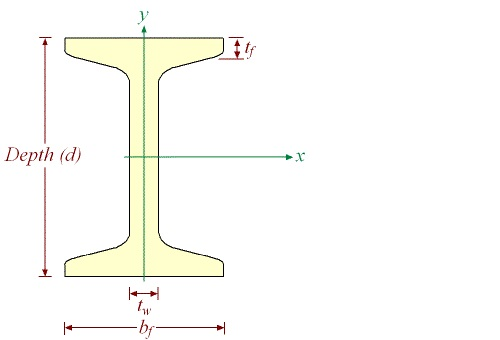
#> input picture registration/IbeamStype.jpg, 500 x 340 px
$ python estimate_transform.py
#> lines starting #> are read from the running program, lines starting #| are printed output that depends on the picture
# https://github.com/scikit-image/skimage-demos/blob/master/register.py
from skimage import io, transform

import numpy as np
import matplotlib.pyplot as plt
import os


# Load the two landscape photos
img0 = io.imread('IbeamStype.jpg')
#> img0 is the input picture: shape (340, 500, 3); mean R, G, B 251.7, 251.5, 247.7
img1 = io.imread('steel-beam.jpg')
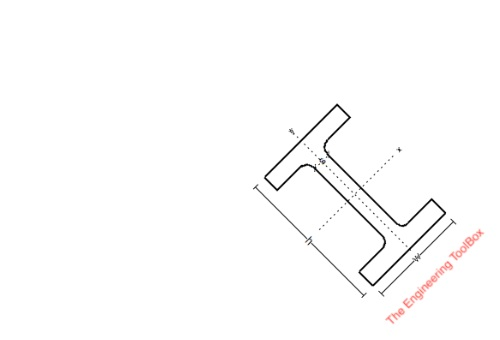
#> input picture registration/steel-beam.jpg, 500 x 340 px
#> img1 is the input picture: shape (340, 500, 3); mean R, G, B 252.6, 252.3, 252.3


def choose_corresponding_points():
    """Utility function for finding corresponding features in images.
    Alternately click on image 0 and 1, indicating the same feature.
    """
    f, (ax0, ax1) = plt.subplots(1, 2)
    ax0.imshow(img0)
    ax1.imshow(img1)

    coords = plt.ginput(8, timeout=0)

    np.savez('_reg_coords.npz', source=coords[::2], target=coords[1::2])

    plt.close()


# Re use previous coordinates, if found
if not os.path.exists('_reg_coords.npz'):
    choose_corresponding_points()

coords = np.load('_reg_coords.npz')
#> (reads registration/_reg_coords.npz from the repository)

# Estimate the transformation between the two sets of coordinates,
# assuming it is an affine transform
tf = transform.estimate_transform('similarity', coords['source'], coords['target'])

# Use a translation transformation to center both images for display purposes
offset = transform.SimilarityTransform(translation=(-200, -170))

img0_warped = transform.warp(img0, inverse_map=offset,
                             output_shape=(600, 600))
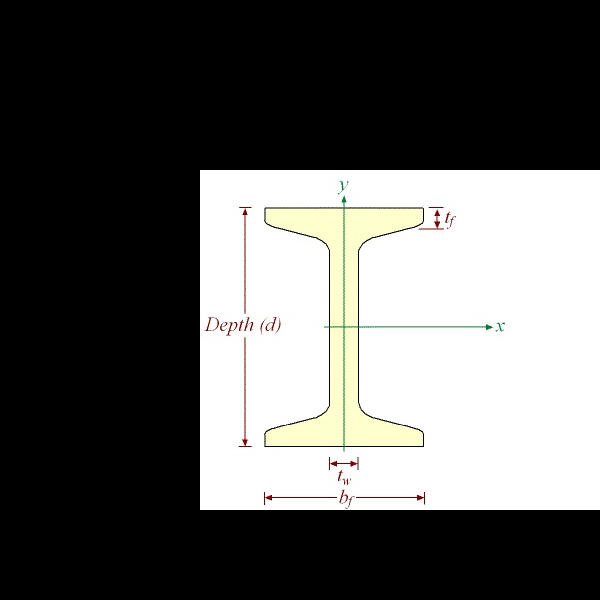
#> img0_warped: shape (600, 600, 3) float64; mean R, G, B 0.372, 0.371, 0.364

img1_warped = transform.warp(img1, inverse_map=offset + tf,
                             output_shape=(600, 600))
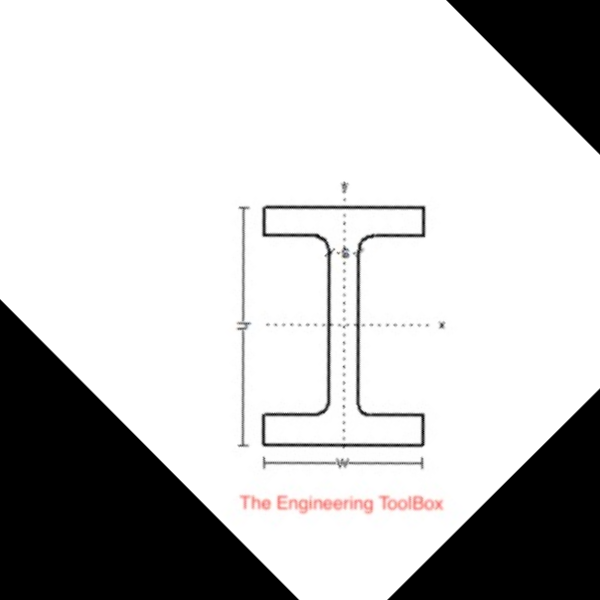
#> img1_warped: shape (600, 600, 3) float64; mean R, G, B 0.769, 0.767, 0.767


# Find where both images overlap; in that region average their values
mask = (img0_warped != 0) & (img1_warped != 0)
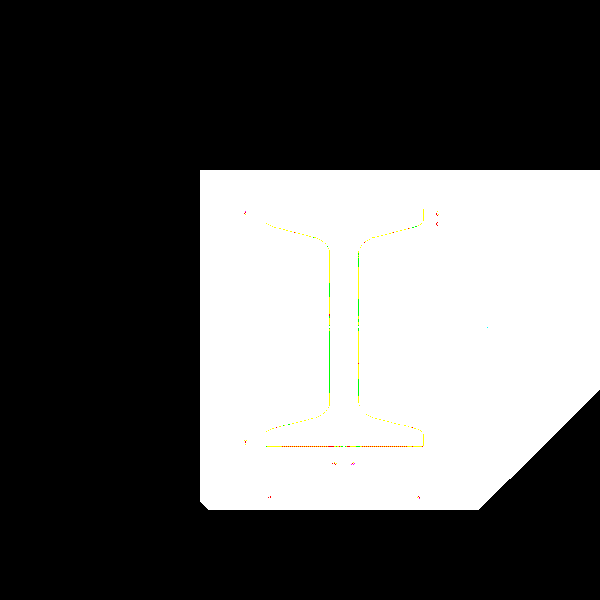
#> mask: shape (600, 600, 3) bool; mean R, G, B 0.357, 0.357, 0.356
registered = img0_warped + img1_warped
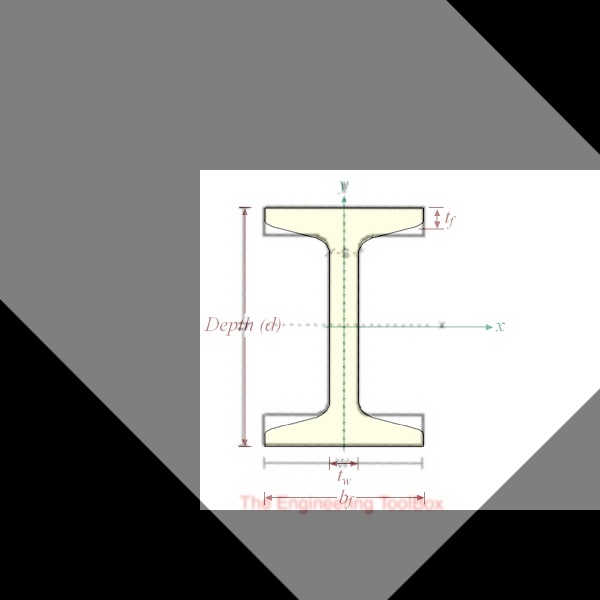
#> registered: shape (600, 600, 3) float64; mean R, G, B 1.14, 1.14, 1.13; drawn with min black and max white
registered[mask] /= 2
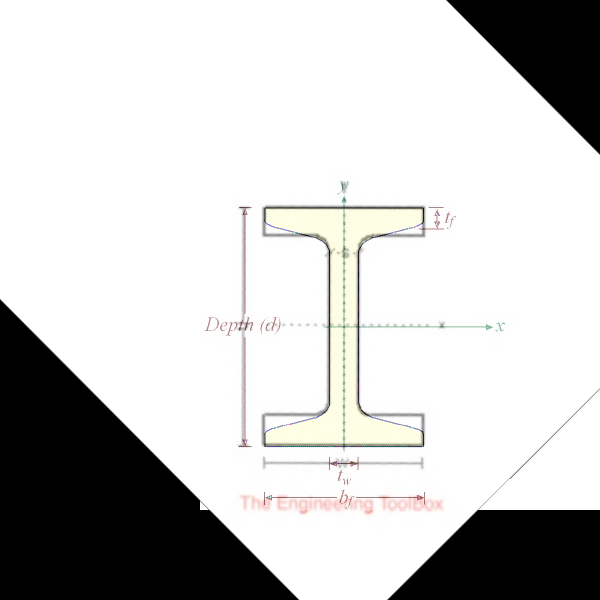
#> registered: shape (600, 600, 3) float64; mean R, G, B 0.792, 0.791, 0.787

# Display the results
f, (ax0, ax1, ax2) = plt.subplots(1, 3, subplot_kw={'xticks': [], 'yticks': []})
ax0.imshow(img0)
ax1.imshow(img1)
ax2.imshow(registered)

# [5 lines of commented-out code are left out]

plt.show()

#optional: save the results
#> (the run stopped early here; a loop or call above may not have finished)
